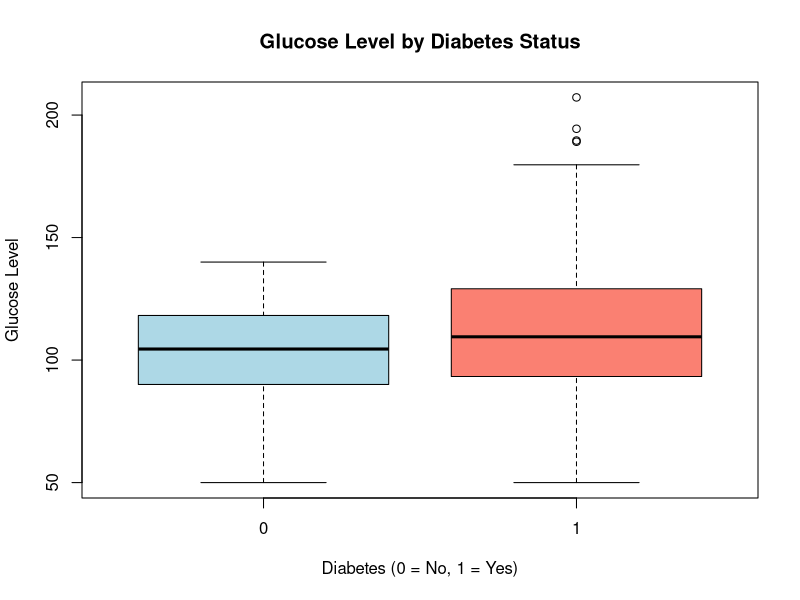
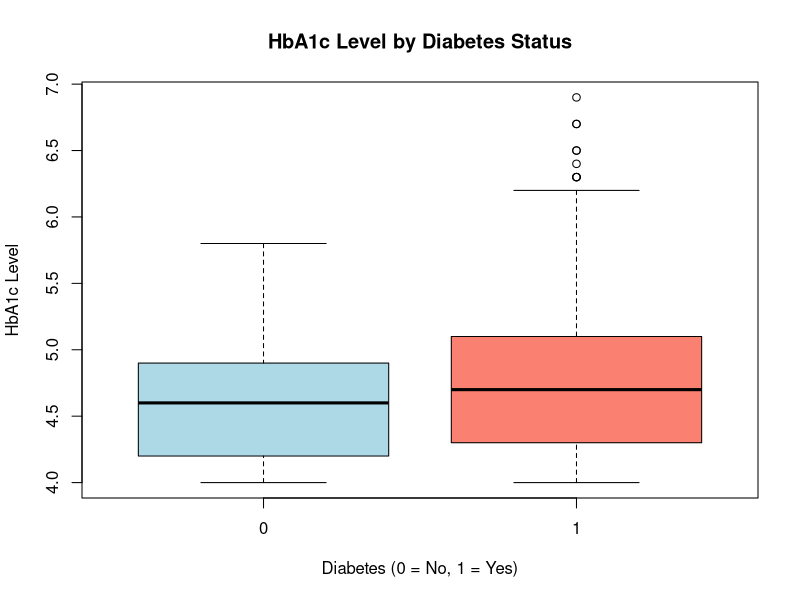
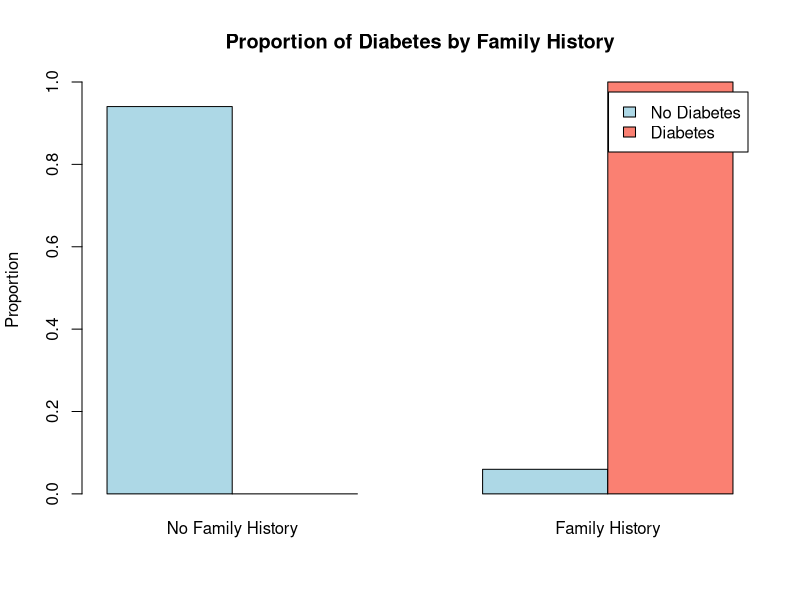
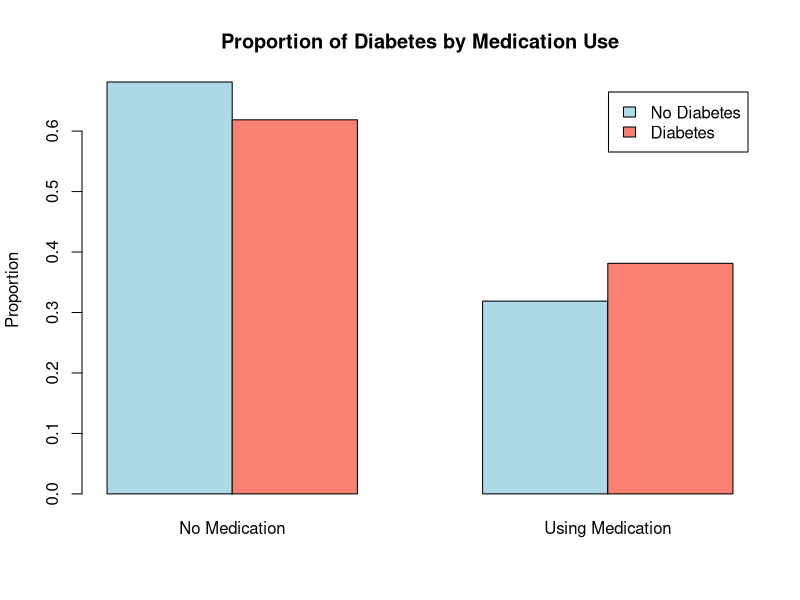
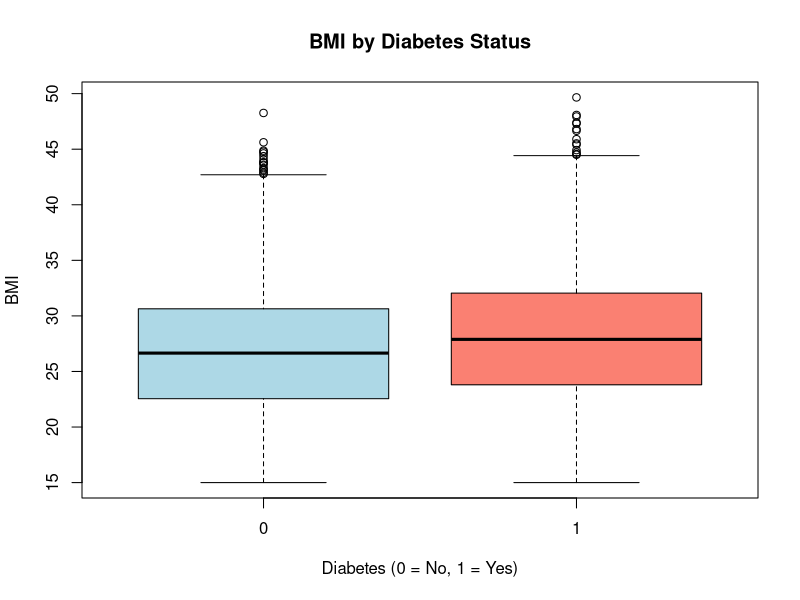
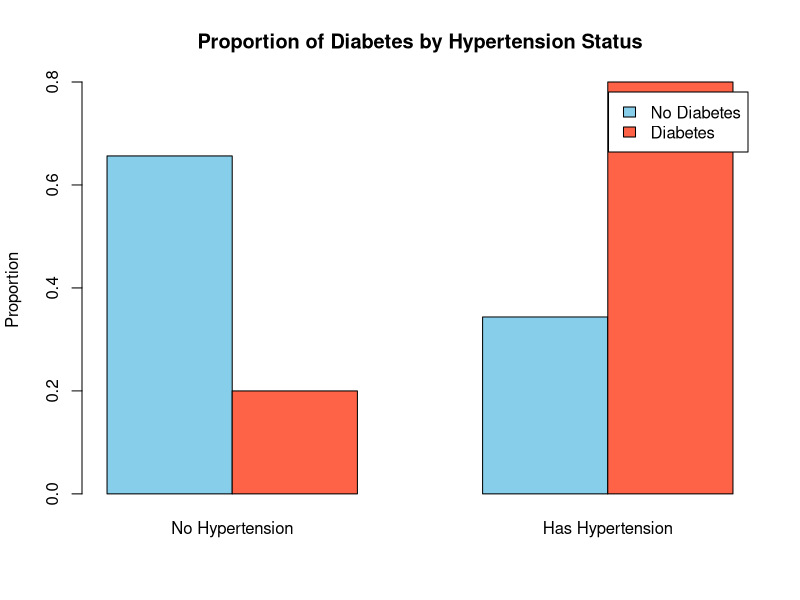
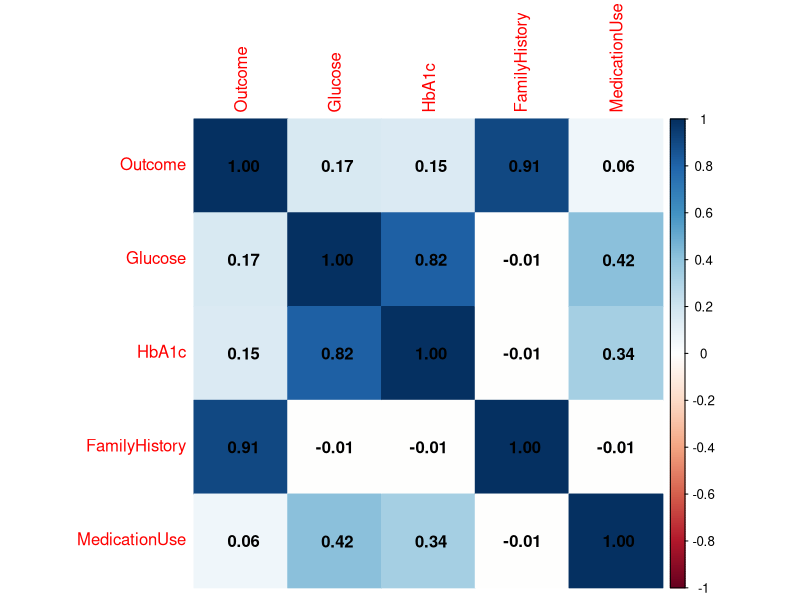
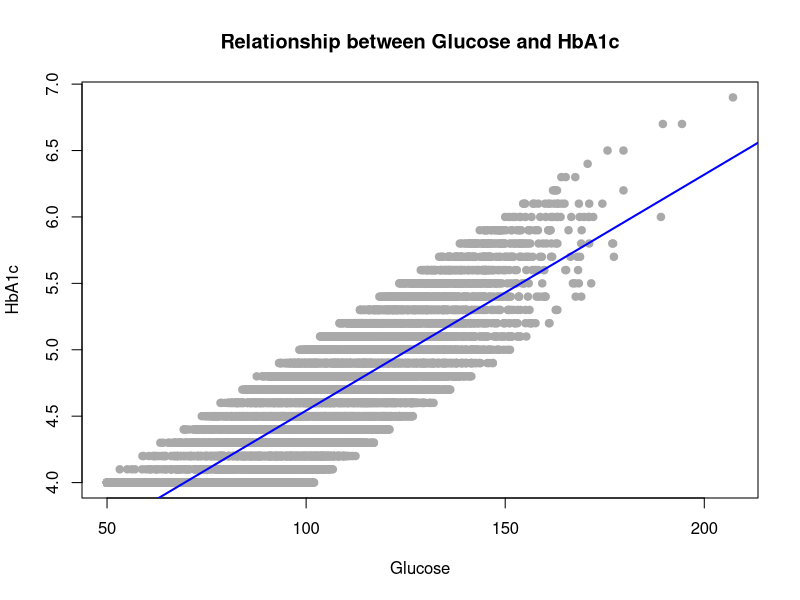

The R script that drew these images, in order:
## ---- chunk 1
library(corrplot)
library(dplyr)
## ---- chunk 2
# load the data and select variabls in research question
diabetes <- read.csv('diabetes_dataset.csv')

## ---- chunk 3
# check if there are missing values and summarize dataset
colSums(is.na(diabetes))
str(diabetes)
summary(diabetes)
## ---- chunk 4
# boxplot between Glucose and Outcome
boxplot(Glucose ~ Outcome,
        data = diabetes,
        main = "Glucose Level by Diabetes Status",
        xlab = "Diabetes (0 = No, 1 = Yes)",
        ylab = "Glucose Level",
        col = c("lightblue", "salmon"))
## ---- chunk 5
# boxplot between HbA1c and Outcome
boxplot(HbA1c ~ Outcome,
        data = diabetes,
        main = "HbA1c Level by Diabetes Status",
        xlab = "Diabetes (0 = No, 1 = Yes)",
        ylab = "HbA1c Level",
        col = c("lightblue", "salmon"))

## ---- chunk 6
# barplot between FamilyHistory and Proportion of Outcome
barplot(prop.table(table(diabetes$FamilyHistory, diabetes$Outcome), 1),
        beside = TRUE,
        col = c("lightblue", "salmon"),
        legend = c("No Diabetes", "Diabetes"),
        names.arg = c("No Family History", "Family History"),
        main = "Proportion of Diabetes by Family History",
        ylab = "Proportion")

## ---- chunk 7
# barplot between MedicationUse and Proportion of Outcome
barplot(prop.table(table(diabetes$MedicationUse, diabetes$Outcome), 1),
        beside = TRUE,
        col = c("lightblue", "salmon"),
        legend = c("No Diabetes", "Diabetes"),
        names.arg = c("No Medication", "Using Medication"),
        main = "Proportion of Diabetes by Medication Use",
        ylab = "Proportion")

## ---- chunk 8
boxplot(diabetes$BMI ~ Outcome,
        data = diabetes,
        main = "BMI by Diabetes Status",
        xlab = "Diabetes (0 = No, 1 = Yes)",
        ylab = "BMI",
        col = c("lightblue", "salmon"))
## ---- chunk 9
clean_data <- diabetes[!is.na(diabetes$Hypertension) & !is.na(diabetes$Outcome), ]

# 创建交叉表
htn_tab <- table(clean_data$Hypertension, clean_data$Outcome)

# 计算比例
htn_prop <- prop.table(htn_tab, 1)

# 绘图
barplot(htn_prop,
        beside = TRUE,
        col = c("skyblue", "tomato"),
        legend = c("No Diabetes", "Diabetes"),
        names.arg = c("No Hypertension", "Has Hypertension"),
        main = "Proportion of Diabetes by Hypertension Status",
        ylab = "Proportion")

## ---- chunk 10
diabetes <- diabetes %>% 
  select(Outcome,Glucose,HbA1c,FamilyHistory,MedicationUse)
## ---- chunk 11
# heatmap for selected data
corrplot(cor(diabetes), method = "color", addCoef.col = "black")
## ---- chunk 12
plot(diabetes$Glucose, diabetes$HbA1c,
     main = "Relationship between Glucose and HbA1c",
     xlab = "Glucose",
     ylab = "HbA1c",
     pch = 19, col = "darkgray")
abline(lm(HbA1c ~ Glucose, data = diabetes), col = "blue", lwd = 2)
